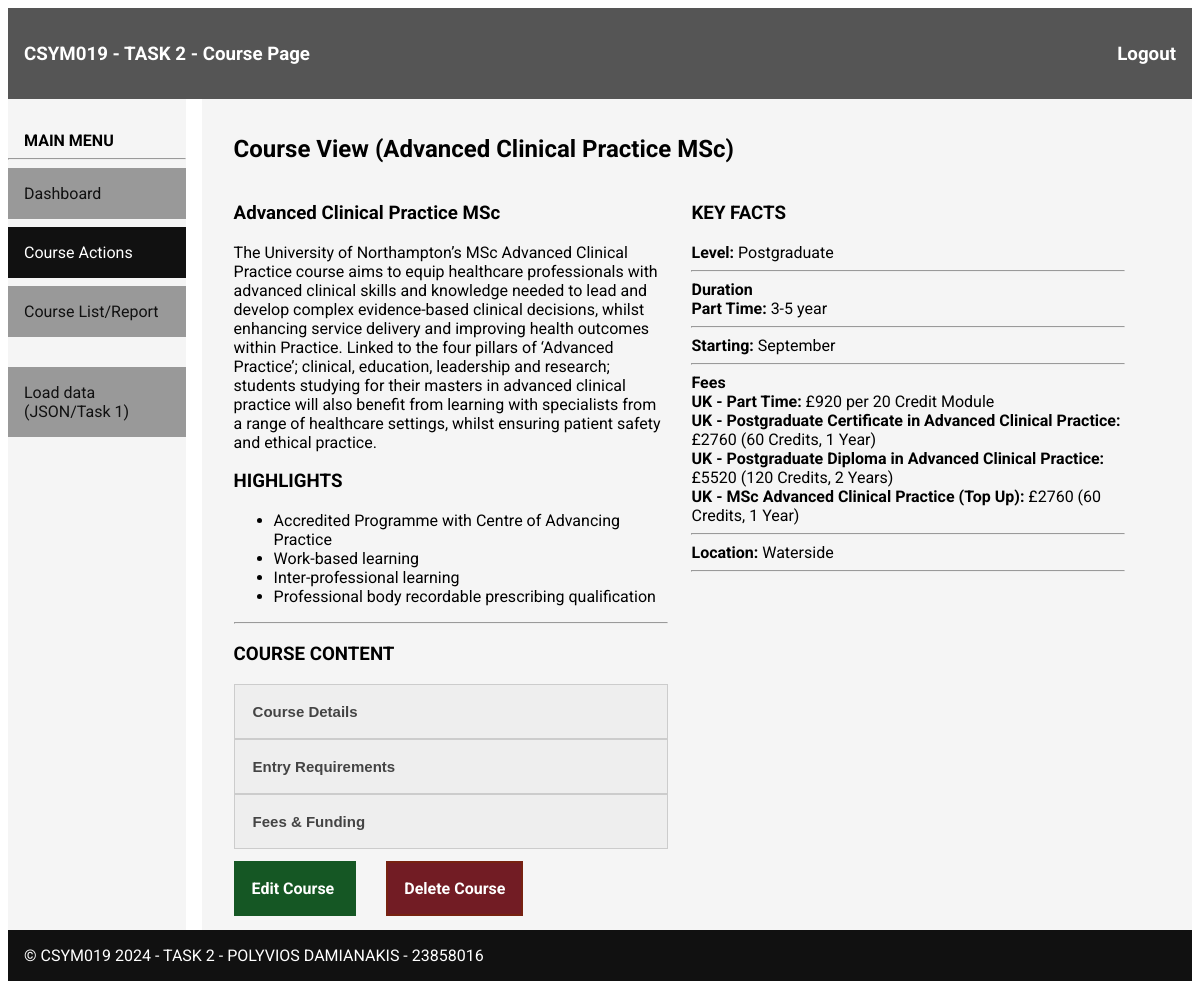
Page /course/?action=view&id=10 (signed in) on the committed database.
### tables this page shows
CREATE TABLE `lessons` (
  `id` int NOT NULL AUTO_INCREMENT,
  `title` varchar(150) DEFAULT NULL,
  `overview` varchar(4000) DEFAULT NULL,
  `level` int DEFAULT NULL,
  `starting` int DEFAULT NULL,
  `entryrequirementsforkeys` varchar(500) DEFAULT NULL,
  `location` varchar(45) DEFAULT NULL,
  `courseDetails` varchar(2500) DEFAULT NULL,
  `entryReqsFull` varchar(2500) DEFAULT NULL,
  `feesHeader` varchar(500) DEFAULT NULL,
  `feesFooter` varchar(500) DEFAULT NULL,
  `studentPerks` varchar(2500) DEFAULT NULL,
  `IFY` varchar(2500) DEFAULT NULL,
  PRIMARY KEY (`id`),
  UNIQUE KEY `id_UNIQUE` (`id`)
);

CREATE TABLE `highlights` (
  `id` int unsigned NOT NULL AUTO_INCREMENT,
  `lessonid` int DEFAULT NULL,
  `text` varchar(500) DEFAULT NULL,
  PRIMARY KEY (`id`)
);

CREATE TABLE `durations` (
  `id` int NOT NULL AUTO_INCREMENT,
  `lessonid` int DEFAULT NULL,
  `durationtype` int DEFAULT NULL,
  `value` varchar(45) DEFAULT NULL,
  PRIMARY KEY (`id`),
  UNIQUE KEY `id_UNIQUE` (`id`)
);

CREATE TABLE `fees` (
  `id` int NOT NULL AUTO_INCREMENT,
  `lessonid` int DEFAULT NULL,
  `region` int DEFAULT NULL,
  `feestype` int DEFAULT NULL,
  `value` double DEFAULT NULL,
  `extras` varchar(145) DEFAULT NULL,
  PRIMARY KEY (`id`),
  UNIQUE KEY `id_UNIQUE` (`id`)
);

### modules/lib.php (called while the page is built, shortened)
<?php
$LESSON_DURATION_TYPES = [
    1 => "Full Time",
    2 => "Full Time Foundation",
    3 => "Part Time",
    4 => "Distance Learning"
];
$LESSON_FEE_REGIONS = [
    1 => "UK",
    2 => "International"
];
$LESSON_LESSON_LEVELS = [
    1 => "Undergraduate",
    2 => "Postgraduate"
];
$LESSON_STARTING = [
    1 => "January",
    2 => "February",
    3 => "March",
    4 => "April",
    5 => "May",
    6 => "June",
    7 => "July",
    8 => "August",
    9 => "September",
    10 => "October",
    11 => "November",
    12 => "December"
];
$LESSON_FEE_TYPES = [
    1 => "Full Time",
    2 => "Part Time",
    3 => "Integrated Foundation Year",
    4 => "Distance Learning",
    5 => "PGCert",
    6 => "PGDip",
    7 => "MSc (Top Up)",
    8 => "MSc: Year 1",
    9 => "MSc: Year 2",
    10 => "MSc: Year 3",
    11 => "Year 1",
    12 => "Year 2",
    13 => "Postgraduate Certificate in Advanced Clinical Practice",
    14 => "Postgraduate Diploma in Advanced Clinical Practice",
    15 => "MSc Advanced Clinical Practice",
    16 => "MSc Advanced Clinical Practice (Top Up)",
    17 => "Part Time / Year 1",
    18 => "Part Time / Year 2",
    19 => "Year 2 Placement Fee"
];

### course/index.php (the view, shortened to what this page needs)
<?php
    $URLPREFIX = "../";
    require_once($URLPREFIX.'modules/lib.php');
?>
<!DOCTYPE html>
<html>
<head>
    <link rel="stylesheet" href="<?= $URLPREFIX ?>task2.css">
</head>
<body>
    <header>
        <h3>CSYM019 - TASK 2 - Course Page<span class="logoutLink roboto-bold"> <a href="<?= $URLPREFIX."scripts/logout.php" ?>"> Logout </a></span></h3>
    </header>
    <nav>
        <div class="navHeader roboto-bold">MAIN MENU</div>
        <hr>
        <?php require_once($URLPREFIX."modules/menu.php"); ?>
    </nav>
    <main id="main">
        <?php
            if(!empty($_GET['action']) && $_GET['action'] == 'delete' && !empty($_GET['id'])) {
                $id = $_GET['id'];
                $stmt = $MYSQL_CONNECTION->prepare("DELETE FROM lessons WHERE id = :id");
                $stmt->bindParam(':id', $id);
                $stmt->execute();
                $stmt2 = $MYSQL_CONNECTION->prepare("DELETE FROM codes WHERE lessonid = :lessonid");
                $stmt2->bindParam(':lessonid', $id);
                $stmt2->execute();
                $stmt2 = $MYSQL_CONNECTION->prepare("DELETE FROM durations WHERE lessonid = :lessonid");
                $stmt2->bindParam(':lessonid', $id);
                $stmt2->execute();
                $stmt2 = $MYSQL_CONNECTION->prepare("DELETE FROM highlights WHERE lessonid = :lessonid");
                $stmt2->bindParam(':lessonid', $id);
                $stmt2->execute();
                $stmt2 = $MYSQL_CONNECTION->prepare("DELETE FROM fees WHERE lessonid = :lessonid");
                $stmt2->bindParam(':lessonid', $id);
                $stmt2->execute();
                $stmt2 = $MYSQL_CONNECTION->prepare("DELETE FROM faqs WHERE lessonid = :lessonid");
                $stmt2->bindParam(':lessonid', $id);
                $stmt2->execute();
                $stmt2 = $MYSQL_CONNECTION->prepare("DELETE FROM subjects WHERE lessonid = :lessonid");
                $stmt2->bindParam(':lessonid', $id);
                $stmt2->execute();
                header("Location: ../list?deleteresult=success");
            } else if(!empty($_GET['action']) && $_GET['action'] == 'insert') { ?>
                <h2> Create Course</h2>
                <?php require_once("../modules/courseForm.php"); ?>
        <?php } else if (!empty($_GET['action']) && $_GET['action'] == 'view' && !empty($_GET['id'])) { ?>
            <?php
                $lessonid = $_GET['id'];
                $stmt = $MYSQL_CONNECTION->prepare("SELECT * FROM lessons where id = :id");
                $stmt->bindParam(':id', $lessonid);
                $stmt->execute();
                $row = $stmt->fetch(PDO::FETCH_ASSOC);
            ?>
            <div>
                <h2> Course View (<?= $row['title'] ?>) </h2>
                <div class="col50">
                    <?php
                        if ($row) { ?>
                            <h3><?= $row['title']?></h3>
                            <p><?= $row['overview'] ?></p>
                            <?php
                                $stmt2 = $MYSQL_CONNECTION->prepare("SELECT * FROM highlights WHERE lessonid = :id");
                                $stmt2->bindParam(':id', $lessonid);
                                $stmt2->execute();
                                echo "<h3>HIGHLIGHTS</h3>";
                                echo "<ul>";
                                while ($row2 = $stmt2->fetch(PDO::FETCH_ASSOC)) {
                                    echo "<li>".$row2['text']."</li>";
                                }
                                echo "</ul>";
                            ?>
                        <?php
                        } else {
                            echo "<div class='alert alert-danger'>COURSE NOT FOUND!</div>";
                        }
                    ?>
                    <hr>
                    <h3>COURSE CONTENT</h3>
                    <button class="accordion">Course Details</button>
                    <?php if(!empty($row['entryReqsFull'])) { ?>
                        <button class="accordion">Entry Requirements</button>
                    <?php } ?>
                    <button class="accordion">Fees & Funding</button>
                </div>
                <div class="col50">
                    <?php if ($row) {
                        echo "<h3>KEY FACTS</h3>";
                            echo "<div><span class='roboto-bold'>Level: </span> ".$LESSON_LESSON_LEVELS[$row['level']]."</div>";
                            echo "<hr>";
                            $stmt2 = $MYSQL_CONNECTION->prepare("SELECT * FROM durations WHERE lessonid = :id");
                            $stmt2->bindParam(':id', $lessonid);
                            $stmt2->execute();
                            $first = true;
                            while ($row2 = $stmt2->fetch(PDO::FETCH_ASSOC)) {
                                if($first) {
                                    echo "<div class='roboto-bold'>Duration</div>";
                                    $first = false;
                                }
                                echo "<div><span class='roboto-bold'>".$LESSON_DURATION_TYPES[$row2['durationtype']].": </span> ".$row2['value']."</div>";
                            }
                            if(!$first)
                                echo "<hr>";
                            echo "<div><span class='roboto-bold'>Starting: </span> ".$LESSON_STARTING[$row['starting']]."</div>";
                            echo "<hr>";
                            $stmt2 = $MYSQL_CONNECTION->prepare("SELECT * FROM fees WHERE lessonid = :id");
                            $stmt2->bindParam(':id', $lessonid);
                            $stmt2->execute();
                            $first = true;
                            while ($row2 = $stmt2->fetch(PDO::FETCH_ASSOC)) {
                                if($first) {
                                    echo "<div class='roboto-bold'>Fees</div>";
                                    $first = false;
                                }
                                echo "<div><span class='roboto-bold'>".$LESSON_FEE_REGIONS[$row2['region']]." - ".$LESSON_FEE_TYPES[$row2['feestype']].": </span> &pound;".$row2['value']." ".$row2['extras']."</div>";
                            }
                            if(!$first)
                                echo "<hr>";
                        if(!empty($row['location'])){
                            echo "<div><span class='roboto-bold'>Location: </span> ".$row['location']."</div>";
                            echo "<hr>";
                        }
                    } ?>
                </div>
                <div class="mt-30">
                    <span class="button button-edit mr-30"> <a href="../course?action=edit&id=<?= $lessonid ?>"> Edit Course </a></span>
                    <span class="button button-danger" id="deleteLesson"> <a href="../course?action=delete&id=<?= $lessonid ?>" onclick="return confirm('Είστε σίγουροι για την μόνιμη διαγραφή του Course και όλων των δεδομένων τους?')">Delete Course</a></span>
        <?php } ?>
    </main>
    <footer><?php require_once($URLPREFIX."modules/footer.php"); ?></footer>
</body>
</html>

### task2.css (style rules this page uses)
.roboto-bold { font-family: "Roboto", sans-serif; font-weight: 700; font-style: normal; }
body { font-family: "Roboto", sans-serif; font-weight: 400; font-style: normal; display: grid; grid-template-columns: 15% 85%; grid-template-rows: auto; grid-template-areas: "header header" "nav main" "footer footer"; }
header { background-color: #555; color: white; padding: 1em; grid-area: header; }
main { background-color: whitesmoke; color: black; margin-left: 1em; padding: 2em 2em; padding-top: 1em; grid-area: main; }
footer { padding: 1em; background-color: #111; color: white; grid-area: footer; }
nav { background-color: whitesmoke; color: black; grid-area: nav; padding-top: 2em; padding-bottom: 2em; }
.navHeader { padding-left: 1em; }
.logoutLink { float: right; }
.logoutLink a { color: #fff; text-decoration: none; }
.button { padding: 1em 1em; text-decoration: none; background-color: whitesmoke; border: 2px solid #555; color: #555; width: 200px; cursor: pointer; }
.button-danger { background-color: #721c24; border: 2px solid #721; color: #fff; cursor: pointer; }
.button-edit { background-color: #155724; border: 2px solid #155724; color: #fff; cursor: pointer; }
.col50 { width: calc(49% - 20px); display: inline-block; vertical-align: top; padding-right: 20px; }
.mt-30 { margin-top: 30px; }
.mr-30 { margin-right: 30px; }
.button a { color: #fff; font-weight: bold; text-decoration: none; }
.accordion, .accordion2, .accordion3 { background-color: #eee; color: #444; cursor: pointer; padding: 18px; width: 100%; border: 1px solid #ccc; text-align: left; outline: none; font-size: 15px; font-weight: bold; transition: 0.4s; }

### rows in the picture
lessons: title "Advanced Clinical Practice MSc", overview "The University of Northampton’s MSc Advanced Clinical Practice course aims to equip healthcare professionals with advanced clinical skills and knowledge needed to lead and develop complex evidence-based clinical decisions, whilst enhancing service delivery and improving health outcomes within Practice. Linked to the four pillars of ‘Advanced Practice’; clinical, education, leadership and research; students studying for their masters in advanced clinical practice will also benefit from learning with specialists from a range of healthcare settings, whilst ensuring patient safety and ethical practice.", level "Postgraduate", starting "September", location "Waterside"
highlights: text "Accredited Programme with Centre of Advancing Practice"
highlights: text "Work-based learning"
highlights: text "Inter-professional learning"
highlights: text "Professional body recordable prescribing qualification"
durations: durationtype "Part Time", value "3-5 year"
fees: shows "Fees", region "UK", feestype "Part Time", value "920", extras "per 20 Credit Module"
fees: region "UK", feestype "Postgraduate Certificate in Advanced Clinical Practice", value "2760", extras "(60 Credits, 1 Year)"
fees: region "UK", feestype "Postgraduate Diploma in Advanced Clinical Practice", value "5520", extras "(120 Credits, 2 Years)"
fees: region "UK", feestype "MSc Advanced Clinical Practice (Top Up)", value "2760", extras "(60 Credits, 1 Year)"
